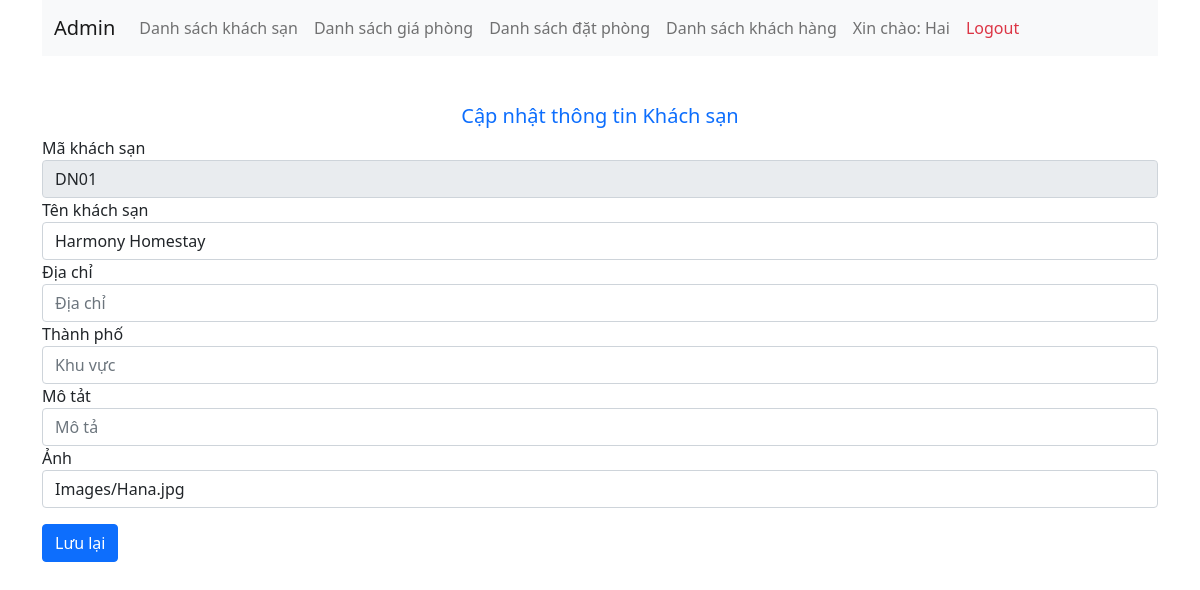
The page /admin/update-hotel.php?id=DN01 (signed in) on the database its author committed.
### tables this page shows
CREATE TABLE `khachsan` (
  `MaKS` varchar(5) NOT NULL,
  `TenKS` varchar(100) NOT NULL,
  `Diachi` varchar(100) NOT NULL,
  `Khuvuc` varchar(100) NOT NULL,
  `SLdat` int(11) NOT NULL,
  `Anh` varchar(100) NOT NULL
);

### admin/update-hotel.php (the view, shortened to what this page needs)
<?php
    $MaKS = $_GET['id'];
    $conn = mysqli_connect('localhost','root','','btl');
    $sql = "SELECT * FROM khachsan WHERE MaKS = '$MaKS'";
    $result = mysqli_query($conn,$sql);
    if(mysqli_num_rows($result) > 0){
        $row = mysqli_fetch_assoc($result);
    }
?>
<?php
    include("template/header.php");
?>
<main>
    <div class="container">
        <h5 class="text-center text-primary mt-5">Cập nhật thông tin Khách sạn</h5>
        <form action="process-update-hotel.php" method="post">
            <div class="form-group">
                <label for="txtMaKS">Mã khách sạn</label>
                <input type="text" class="form-control" readonly id="txtMaKS" name="txtMaKS" placeholder="Mã khách sạn" value="<?php echo $row['MaKS']; ?>">
            <div class="form-group">
                <label for="txtTenKS">Tên khách sạn</label>
                <input type="text" class="form-control" id="txtTenKS" name="txtTenKS" placeholder="Tên khách sạn" value="<?php echo $row['TenKS']; ?>">
            </div>
            <div class="form-group">
                <label for="txtDiaChi">Địa chỉ</label>
                <input type="text" class="form-control" id="txtDiaChi" name="txtDiaChi" placeholder="Địa chỉ" value="<?php echo $row['DiaChi']; ?>">
            </div>
            <div class="form-group">
                <label for="txtKhuVuc">Thành phố</label>
                <input type="text" class="form-control" id="txtKhuVuc" name="txtKhuVuc" placeholder="Khu vực" value="<?php echo $row['KhuVuc']; ?>">
            </div>
            <div class="form-group">
                <label for="txtMoTa">Mô tảt</label>
                <input type="text" class="form-control" id="txtMoTa" name="txtSLdat" placeholder="Mô tả" value="<?php echo $row['MoTa']; ?>">
            </div>
            <div class="form-group">
                <label for="txtAnh">Ảnh</label>
                <input type="text" class="form-control" id="txtAnh" name="txtAnh" placeholder="Ảnh" value="<?php echo $row['Anh']; ?>">
            </div>
            <button type="submit" class="btn btn-primary mt-3">Lưu lại</button>
        </form>
    </div>
    </main>
<?php
    include("template/footer.php");
?>

### rows shown on the page
khachsan: txtMaKS "DN01", txtTenKS "Harmony Homestay", txtAnh "Images/Hana.jpg"

### other values the page prints
$_SESSION['isLoginOK'] "Hai"
